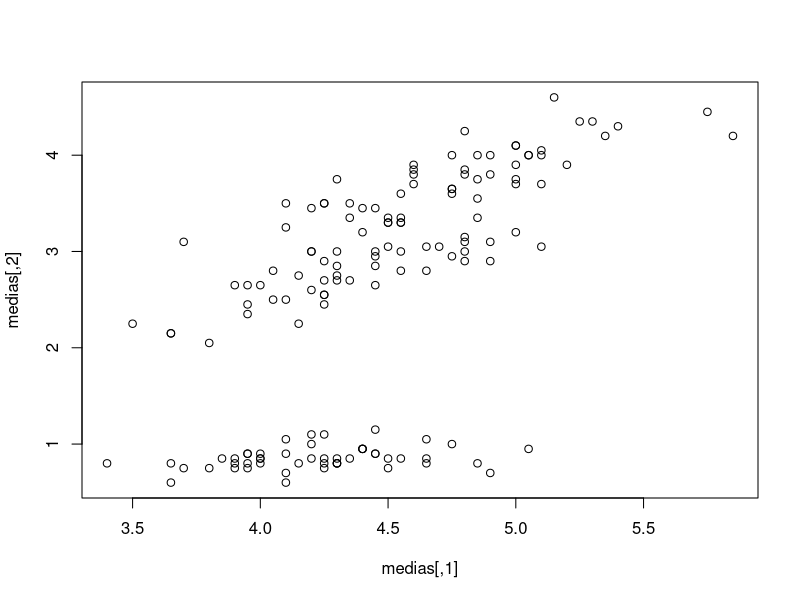
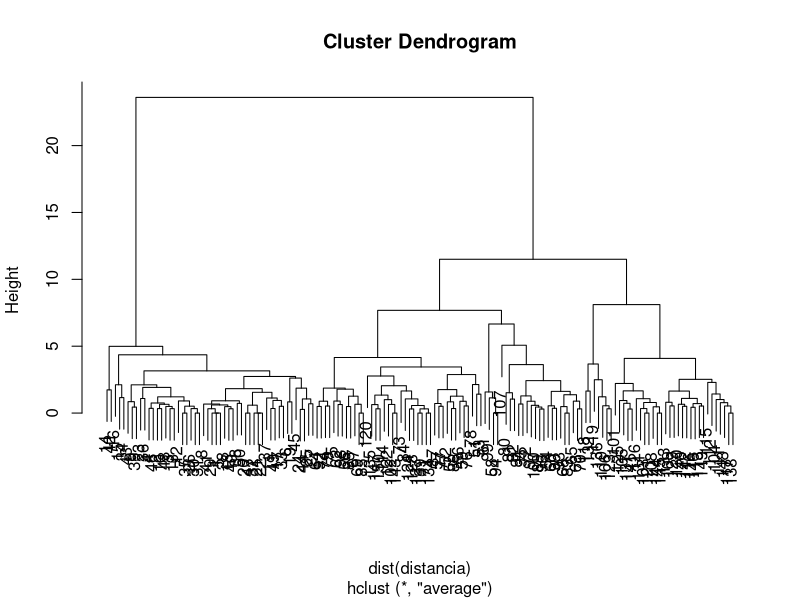

The R source for these figures, in order: (Note: this script raises an error after producing the figures.)
irisCopia <- iris

#armazenar media
medias <- matrix(nrow = 150, ncol = 2)

for (lin in 1:150) {

  medias[lin,1] <- sum(irisCopia[lin,1:2])/2
  medias[lin,2] <- sum(irisCopia[lin,3:4])/2
}
plot(medias)


###################Ligação média e Distância Euclidiana###################
#DISTANCIA
distancia <- dist(medias, diag = TRUE, upper = NULL, method = "euclidean")

#DENDOGRAMA
dendrograma <- hclust(dist(distancia), method="average")
plot(dendrograma,  xlim = c(1,500))


###################Ligação média e Distância Euclidiana###################
#DISTANCIA
distancia <- dist(medias, diag = TRUE, upper = NULL, method = "pearson")

#DENDOGRAMA
dendrograma <- hclust(dist(distancia), method="average")
plot(dendrograma,  xlim = c(1,500))
